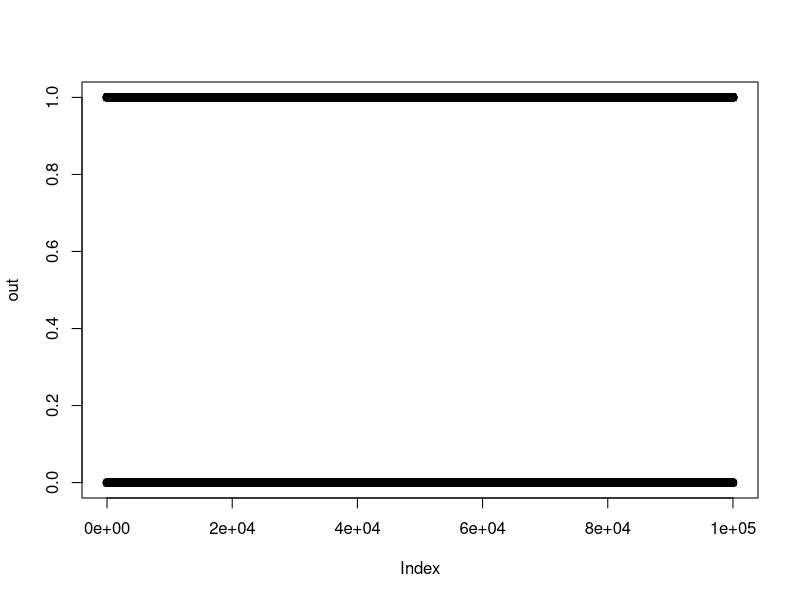

Write the R code that produced this figure.
simMC <- function(transition_matrix, time_steps) {
    current_state <- 0
    sample <- c(current_state)
    for (i in 1:time_steps) {
        
        sample <- c(sample, rbinom(1, 1, transition_matrix[current_state+1, current_state+1]))
        current_state <- sample[i+1]
    }
    return (sample)
}

time_steps <- 100000
alpha <- 0.3
p01 <- 0.3
p00 <- 1-alpha/(1-alpha) * p01

transition_matrix <- t(matrix(c(p00, 1-p00, p01, 1-p01),2,2))
print(transition_matrix)
out <- simMC(transition_matrix, time_steps)
print(mean(out[1000:length(out)]))
plot(out)